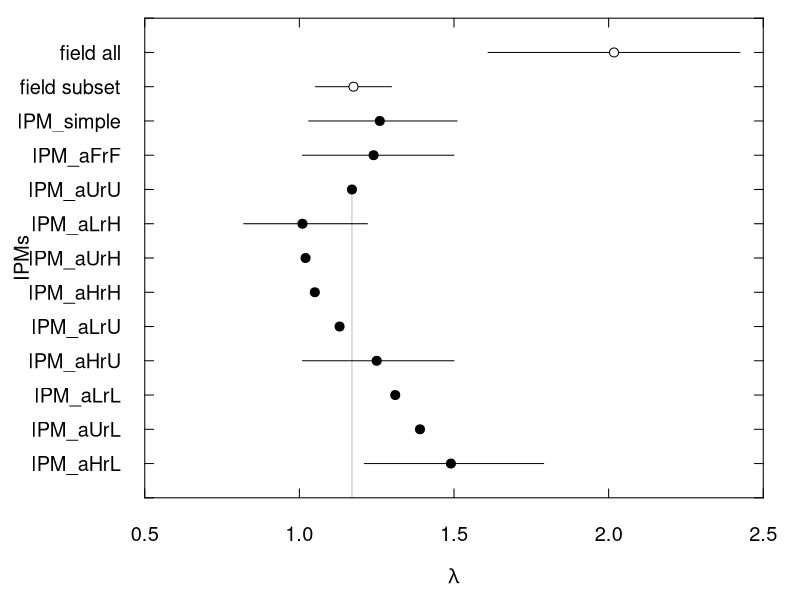

Here is the R script that generated this plot:
### Will King
### Ch 3 - population model for B. glandula, IPM

# ---- load data and packages ----
library(scales)

lambdas <- read.csv('ch3_IPM_compare_lambdas.csv', header = T)
lambdas.model <- lambdas[lambdas$type == 'IPM', ]

# ---- adjust data and calculate terms ----

## order lambdas.model
# display data in order of: field, then uniform, then from lowest to highest lambda

moop <- lambdas.model[-c(1:3), ]
meep <- moop[order(moop$lambda), ]
lambdas.model <- rbind(lambdas.model[1:3, ], meep)
rm(moop, meep)

# make continuous variable for easier plotting
lambdas.model$cont <- seq(1:length(lambdas.model$lambda))

# calculate field mean and se with all data included
lambda.field.all_mean <- mean(lambdas$lambda[lambdas$type == 'field'])
lambda.field.all_se <- sd(lambdas$lambda[lambdas$type == 'field'])/sqrt(12)
lambda.field.all_serange <- c(lambda.field.all_mean - lambda.field.all_se # lower
                              , lambda.field.all_mean + lambda.field.all_se # upper
)

# calculate field mean and se with lambdas 2.00 or greater excluded (4 points excluded)
lambda.field.subset_mean <- mean(lambdas$lambda[lambdas$type == 'field' & lambdas$lambda < 2])
lambda.field.subset_se <- sd(lambdas$lambda[lambdas$type == 'field'& lambdas$lambda < 2])/sqrt(9)
lambda.field.subset_serange <- c(lambda.field.subset_mean - lambda.field.subset_se # lower
                              , lambda.field.subset_mean + lambda.field.subset_se # upper
)


# ---- plot: vertical style ----

pdf('plots/compare_lambdas.pdf', width = 5, height = 7)
par(xpd = NA
    , cex = 1.2
    , mar = c(5, 5, 1.5, 0.5)
)

## blank plot
plot(cont ~ lambda
     , data = lambdas.model
     , ylim = c(max(cont), min(cont)-2)
     , xlim = c(0.5, 2.5)
     , type = 'n'
     , axes = F
     , xlab = ''
     , ylab = ''
)

# ## add line of zero population growth
# lines(x = c(1, 1)
#       , y = c(min(lambdas.model$cont)-3, max(lambdas.model$cont)+1)
#       , col = 'gray'
#       #, lty = 2
# )

## add line of aUrU comparison
lines(x = c(1.17, 1.17)
      , y = c(3, max(lambdas.model$cont)+1)
      , col = 'gray'
      #, lty = 2
)

# ## add line separating comparisons you want to make
# lines(x = c(0.5, 2.5)
#       , y = c(2.5, 2.5)
#       # , col = 'gray'
#       # , lty = 2
# )

# mean and se of all field lambdas
lines(y = c(min(lambdas.model$cont) - 2, min(lambdas.model$cont) - 2)
      , x = c(lambda.field.all_serange[1], lambda.field.all_serange[2])
)
points(y = min(lambdas.model$cont) - 2
       , x = lambda.field.all_mean
       , pch = 21
       , bg = 'white'
)

# mean and se of field lambdas < 2
lines(y = c(min(lambdas.model$cont) - 1, min(lambdas.model$cont) - 1)
      , x = c(lambda.field.subset_serange[1], lambda.field.subset_serange[2])
)
points(y = min(lambdas.model$cont) - 1
       , x = lambda.field.subset_mean
       , pch = 21
       , bg = 'white'
)

## 95% CIs of model lambdas
for (i in min(lambdas.model$cont):max(lambdas.model$cont)){
  lines(y = c(i, i)
        , x = c(lambdas.model$confint95_lower[lambdas.model$cont == i]
                , lambdas.model$confint95_upper[lambdas.model$cont == i])
  )
}

## model lambdas in black
points(cont ~ lambda
       , data = lambdas.model
       , xlim = c(0.5, 2.5)
       , ylim = c(min(cont)-2, max(cont))
       , col = 'black'
       , pch = 19
)


# axes and axes labels

axis(1
     , las = 1
     , pos = max(lambdas.model$cont) + 1
     , tck = 0.02
)
axis(2 
     , at = seq(from = min(lambdas.model$cont) - 3
                , to = max(lambdas.model$cont) + 1
                , by = 1)
     , pos = 0.5
     , tck = 0.02
     , labels = c('', 'field all', 'field subset', as.character(lambdas.model$scenario), '')
     , las = 2
)
axis(3
     , las = 1
     , pos = min(lambdas.model$cont) - 3
     , tck = 0.02
     , labels = F
)

axis(4
     , at = seq(from = min(lambdas.model$cont) - 3
                , to = max(lambdas.model$cont) + 1
                , by = 1)
     , pos = 2.5
     , tck = 0.02
     , labels = F
)


mtext(expression(lambda)
      , side = 1
      , line = 3.5
      , cex = 1.2
)

mtext('IPMs'
      , side = 2
      , line = 3.6
      , cex = 1.2
)

lines(y = c(min(lambdas.model$cont), 4.3)
      , x = c(-0.15, -0.15)
)

lines(y = c(5.7, max(lambdas.model$cont))
      , x = c(-0.15, -0.15)
)

dev.off()

# ---- graveyard ----
# # ---- plot: horizontal style ----
# 
# ## blank plot
# plot(lambda ~ cont
#      , data = lambdas.model
#      , ylim = c(0.5, 2.5)
#      , xlim = c(min(cont)-2, max(cont))
#      , type = 'n'
#      , axes = F
#      , xlab = ''
#      , ylab = ''
#      )
# 
# ## add line of zero population growth
# lines(x = c(min(lambdas.model$cont)-3, max(lambdas.model$cont)+1)
#       , y = c(1, 1)
#       , col = 'gray'
#       , lty = 2
# )
# 
# # mean and se of all field lambdas
# lines(x = c(min(lambdas.model$cont) - 2, min(lambdas.model$cont) - 2)
#       , y = c(lambda.field.all_serange[1], lambda.field.all_serange[2])
# )
# points(x = min(lambdas.model$cont) - 2
#        , y = lambda.field.all_mean
#        , pch = 21
#        , bg = 'white'
# )
# 
# # mean and se of field lambdas < 2
# lines(x = c(min(lambdas.model$cont) - 1, min(lambdas.model$cont) - 1)
#       , y = c(lambda.field.subset_serange[1], lambda.field.subset_serange[2])
# )
# points(x = min(lambdas.model$cont) - 1
#        , y = lambda.field.subset_mean
#        , pch = 21
#        , bg = 'white'
# )
# 
# ## 95% CIs of model lambdas
# for (i in min(lambdas.model$cont):max(lambdas.model$cont)){
#   lines(x = c(i, i)
#         , y = c(lambdas.model$confint95_lower[lambdas.model$cont == i]
#                 , lambdas.model$confint95_upper[lambdas.model$cont == i])
#   )
# }
# 
# ## model lambdas in black
# points(lambda ~ cont
#        , data = lambdas.model
#        , ylim = c(0.5, 2.5)
#        , xlim = c(min(cont)-2, max(cont))
#        , col = 'black'
#        , pch = 19
# )
# 
# 
# # axes and axes labels
# axis(1 
#      , at = seq(from = min(lambdas.model$cont) - 3
#                 , to = max(lambdas.model$cont) + 1
#                 , by = 1)
#      , pos = 0.5
#      , tck = 0.02
#      , labels = c('', 'field all', 'field subset', as.character(lambdas.model$scenario), '')
#      , las = 2
# )
# axis(2
#      , las = 1
#      , pos = min(lambdas.model$cont) - 3
#      , tck = 0.02
# )
# axis(3
#      , at = seq(from = min(lambdas.model$cont) - 3
#                 , to = max(lambdas.model$cont) + 1
#                 , by = 1)
#      , pos = 2.5
#      , tck = 0.02
#      , labels = F
# )
# axis(4
#      , las = 1
#      , pos = max(lambdas.model$cont) + 1
#      , tck = 0.02
#      , labels = F
# )
# 
# 
# mtext('Lambda'
#       , side = 2
#       , line = 3
#       , cex = 1.2
# )

# ---- subscripts ----
# ## make vector of nice axes labels
# lamlabels <- c(''
#                , 'field all'
#                , 'field subset'
#                , expression(IPM[size-only])
#                , expression(IPM[aFrF])
#                , expression(IPM[aUrU])
#                , expression(IPM[aLrH])
#                , expression(IPM[aUrH])
#                , expression(IPM[aHrH])
#                , expression(IPM[aLrU])
#                , expression(IPM[aHrU])
#                , expression(IPM[aLrL])
#                , expression(IPM[aUrL])
#                , expression(IPM[aHrL])
#                , ''
# )
